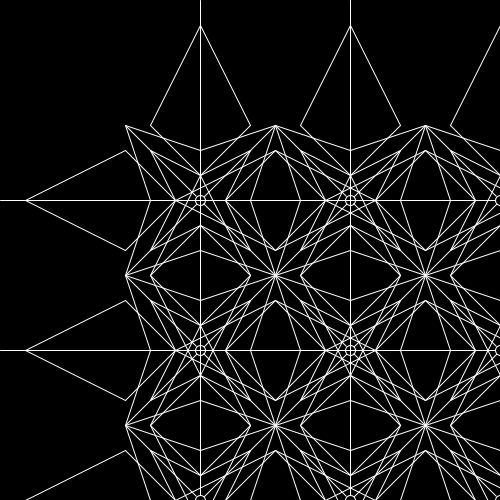
Frame 1 (no input)
Frame 60 (the mouse pressed at the canvas centre just before this capture): identical to frame 1, image omitted
Frame 120 (the mouse held since frame 60 and released just before this capture): identical to frame 1, image omitted

The Processing sketch that drew this single still picture (run headless with seeded random() and noise(); from frame 60 on, the mouse is pressed at the canvas centre):

// Processing sketch: processing_31519
// ── processing_31519.pde

int patternSeperationX = 150;
int patternSeperationY = 150;
 
 
void setup(){
  size(500,500);
  background(0);
  smooth();
  
  
   
 

 
   
  for(int i = 0; i < width/patternSeperationX; i++){
      for(int j = 0; j < height/patternSeperationY; j++){
        pushMatrix();
        translate(i*patternSeperationX, j*patternSeperationY);
       yourFunction();
        popMatrix();
      }
  }
   
}
 
 
void draw()
{
  //This is here so the program keeps running and the screengrab will work
}

 
void yourFunction(){

 
 
  
   
  //-------------------------------------YOUR PATTERN GOES IN HERE-------------------------------
  //try making pleasant designs :-)
   stroke(255);
     line(125,125,275,275);
   line(125,275,275,125);
   
   line(125,125,150,200);
   line(150,200,200,200);
   line(200,200,200,150);
   line(125,125,200,150);
   
   line(200,200,250,200);
   line(200,200,200,250);
   line(200,250,275,275);
   line(250,200,275,275);
   stroke(255);
   line(200,150,275,125);
   line(275,125,250,200);
   
   line(150,200,125,275);
   line(125,275,200,250);
   
   // full horizontal and v lines
   stroke(255);
   line(0,200,400,200);
   line(200,0,200,400);
   
   //out triangles
   line(200,225,150,275);
   line(150,275,200,375);
   line(200,225,250,275);
   line(200,375,250,275);
   
   line(200,25,150,125);
   line(150,125,200,175);
   line(200,175,250,125);
   line(250,125,200,25);
   
   line(225,200,275,150);
   line(275,150,375,200);
   line(375,200,275,250);
   line(275,250,225,200);
   
   line(175,200,125,150);
   line(125,150,25,200);
   line(25,200,125,250);
   line(125,250,175,200);
   
   
   
   
   
   //inner lines
   line(200,175,150,150);
   line(150,150,175,200);
   line(175,200,150,250);
   line(150,250,200,225);
   line(200,225,250,250);
   line(250,250,225,200);
   line(225,200,250,150);
   line(250,150,200,175);
   
   

   
  
   stroke(255);
   fill(0);
   //ellipse(200,200,20,20);
  
   ellipse(200,200,10,10);
   
   

   
}
